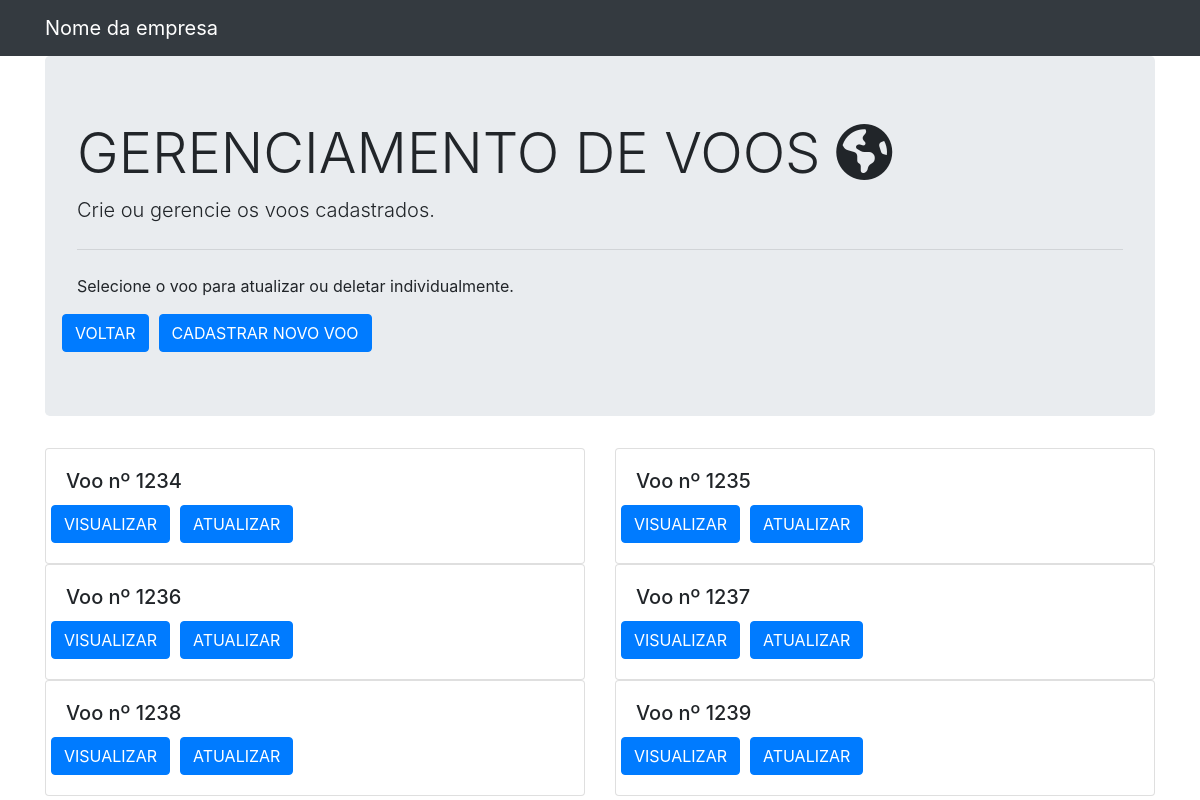
Before: /home/lista_voos/ with the older database file.
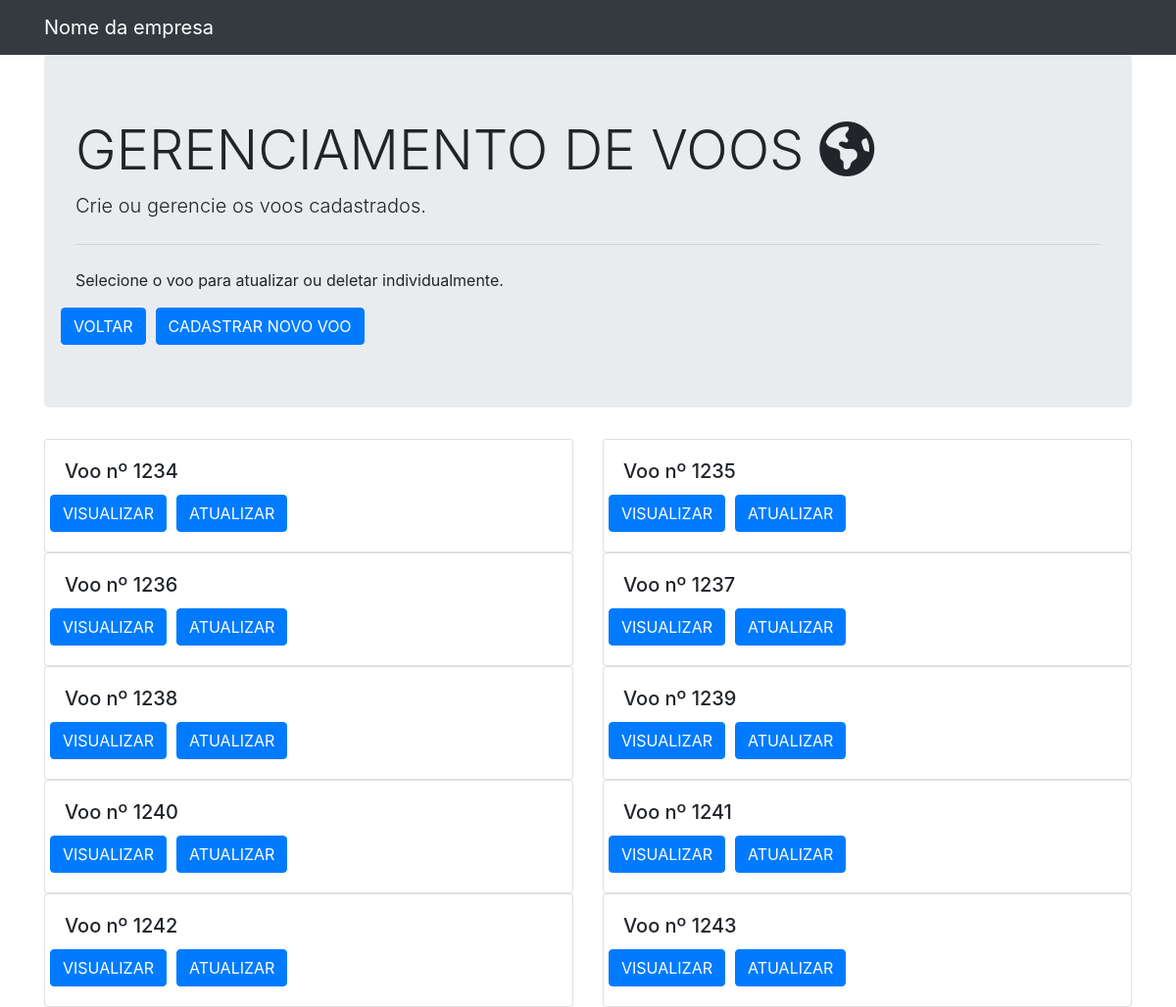
After: the same page with the newer database file.
### flight/models.py (models this page shows)
class Voo(models.Model):
    id = models.AutoField(primary_key=True)
    rota = models.ForeignKey(Rota, on_delete=models.CASCADE, null=False)
    chegada_prevista = models.DateTimeField(null=False)
    partida_prevista = models.DateTimeField(null=False)
    companhia_aerea = models.CharField(max_length=200, null=False)
    class Meta:
        db_table = 'voos'

### flight/views.py (the view)
# urls.py: path('home/lista_voos/', views.telaListaVoosViews, name = 'lista_de_voos')
def telaListaVoosViews(request):
    voos = Voo.objects.all().values()
    template = loader.get_template('voo_lista.html')
    context = {
        'voos': voos,
    }
    return HttpResponse(template.render(context, request))

### flight/templates/voo_lista.html (shortened to what this page needs)
{% load static %}
<!DOCTYPE html>
<html lang="en">
<head>
    <link rel="stylesheet" href="{% static 'css/bootstrap.min.css' %}">
    <link rel="stylesheet" href="{% static 'css/all.min.css' %}">
</head>
<body>
    <nav class="navbar navbar-expand-lg navbar-dark bg-dark">
        <div class="container">
            <a class="navbar-brand" href="#">Nome da empresa</a>
        </div>
    </nav>
    <div class="container">
        <div class="jumbotron">
            <h1 class="display-4">
               GERENCIAMENTO DE VOOS
                <i class="fas fa-globe-americas"></i></h1>
            <p class="lead">
                Crie ou gerencie os voos cadastrados.
            </p>
            <hr class="my-4">
            <p>
                Selecione o voo para atualizar ou deletar individualmente.
            </p>
            <div class="row">
                <input class="btn btn-primary" style="margin-right: 10px" type="button" value="VOLTAR" onclick="history.back()">
                <a href="create/" class="btn btn-primary">
                    CADASTRAR NOVO VOO
                </a>
            </div>
        </div>
    </div>
    <div class="container">
        <div class="row">
            {% for voo in voos %}
                <div class="col-sm-6">
                    <div class="card">
                        <div class="card-body">
                            <h5 class="card-title">
                                Voo nº {{voo.id}}
                            </h5>
                            <div class="row">
                                <a href="read_or_delete/{{voo.id}}/" class="btn btn-primary" style="margin-right: 10px">
                                    VISUALIZAR
                                </a>
                                <a href="update/{{voo.id}}/" class="btn btn-primary" style="margin-right: 10px">
                                    ATUALIZAR
                                </a>
                            </div>
                        </div>
                    </div>
                </div>
            {% endfor %}
        </div>
    </div>
</body>
</html>

Changed rows visible on the page:
added Voo: id "1240"
added Voo: id "1241"
added Voo: id "1242"
added Voo: id "1243"
